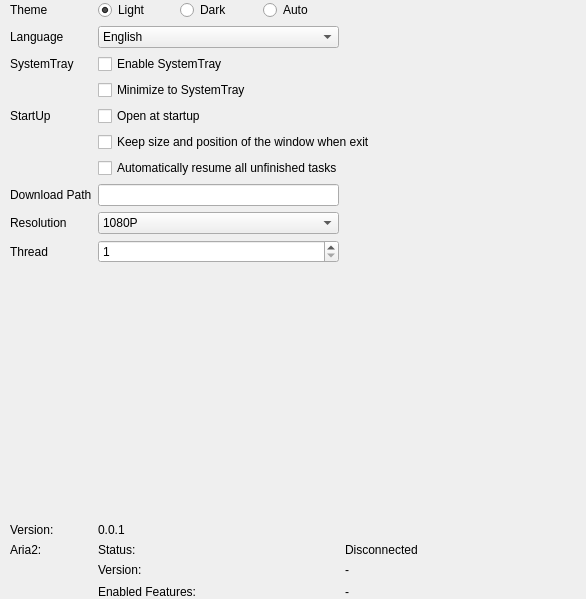
<?xml version="1.0" encoding="UTF-8"?>
<ui version="4.0">
 <class>DefaultSetting</class>
 <widget class="QWidget" name="DefaultSetting">
  <property name="geometry">
   <rect>
    <x>0</x>
    <y>0</y>
    <width>586</width>
    <height>599</height>
   </rect>
  </property>
  <property name="sizePolicy">
   <sizepolicy hsizetype="Preferred" vsizetype="Preferred">
    <horstretch>0</horstretch>
    <verstretch>0</verstretch>
   </sizepolicy>
  </property>
  <layout class="QGridLayout" name="Layout">
   <property name="leftMargin">
    <number>10</number>
   </property>
   <property name="topMargin">
    <number>0</number>
   </property>
   <property name="rightMargin">
    <number>0</number>
   </property>
   <property name="bottomMargin">
    <number>0</number>
   </property>
   <item row="14" column="2">
    <widget class="QLabel" name="Aria2Features">
     <property name="sizePolicy">
      <sizepolicy hsizetype="Preferred" vsizetype="Preferred">
       <horstretch>0</horstretch>
       <verstretch>0</verstretch>
      </sizepolicy>
     </property>
     <property name="text">
      <string>-</string>
     </property>
     <property name="alignment">
      <set>Qt::AlignLeading|Qt::AlignLeft|Qt::AlignTop</set>
     </property>
     <property name="wordWrap">
      <bool>false</bool>
     </property>
    </widget>
   </item>
   <item row="2" column="1" colspan="2">
    <widget class="QCheckBox" name="checkBox">
     <property name="text">
      <string>Enable SystemTray</string>
     </property>
    </widget>
   </item>
   <item row="13" column="2">
    <widget class="QLabel" name="Aria2Version">
     <property name="sizePolicy">
      <sizepolicy hsizetype="Preferred" vsizetype="Minimum">
       <horstretch>0</horstretch>
       <verstretch>0</verstretch>
      </sizepolicy>
     </property>
     <property name="minimumSize">
      <size>
       <width>16</width>
       <height>16</height>
      </size>
     </property>
     <property name="text">
      <string>-</string>
     </property>
     <property name="alignment">
      <set>Qt::AlignLeading|Qt::AlignLeft|Qt::AlignTop</set>
     </property>
    </widget>
   </item>
   <item row="9" column="1">
    <widget class="QSpinBox" name="ThreadSpinBox">
     <property name="minimum">
      <number>1</number>
     </property>
     <property name="maximum">
      <number>32</number>
     </property>
     <property name="singleStep">
      <number>1</number>
     </property>
    </widget>
   </item>
   <item row="0" column="0">
    <widget class="QLabel" name="ThemeLabel">
     <property name="enabled">
      <bool>true</bool>
     </property>
     <property name="sizePolicy">
      <sizepolicy hsizetype="Preferred" vsizetype="Preferred">
       <horstretch>0</horstretch>
       <verstretch>0</verstretch>
      </sizepolicy>
     </property>
     <property name="baseSize">
      <size>
       <width>0</width>
       <height>20</height>
      </size>
     </property>
     <property name="text">
      <string>Theme</string>
     </property>
    </widget>
   </item>
   <item row="11" column="1">
    <widget class="QLabel" name="Version">
     <property name="text">
      <string>0.0.1</string>
     </property>
    </widget>
   </item>
   <item row="12" column="2">
    <widget class="QLabel" name="Aria2Status">
     <property name="text">
      <string>Disconnected</string>
     </property>
     <property name="alignment">
      <set>Qt::AlignLeading|Qt::AlignLeft|Qt::AlignTop</set>
     </property>
    </widget>
   </item>
   <item row="13" column="1">
    <widget class="QLabel" name="Aria2VersionLabel">
     <property name="sizePolicy">
      <sizepolicy hsizetype="Preferred" vsizetype="Minimum">
       <horstretch>0</horstretch>
       <verstretch>0</verstretch>
      </sizepolicy>
     </property>
     <property name="minimumSize">
      <size>
       <width>16</width>
       <height>16</height>
      </size>
     </property>
     <property name="text">
      <string>Version:</string>
     </property>
     <property name="alignment">
      <set>Qt::AlignLeading|Qt::AlignLeft|Qt::AlignTop</set>
     </property>
    </widget>
   </item>
   <item row="12" column="0">
    <widget class="QLabel" name="Aria2Label">
     <property name="text">
      <string>Aria2:</string>
     </property>
    </widget>
   </item>
   <item row="1" column="0">
    <widget class="QLabel" name="LanguageLabel">
     <property name="sizePolicy">
      <sizepolicy hsizetype="Preferred" vsizetype="Preferred">
       <horstretch>0</horstretch>
       <verstretch>0</verstretch>
      </sizepolicy>
     </property>
     <property name="text">
      <string>Language</string>
     </property>
    </widget>
   </item>
   <item row="6" column="1" colspan="2">
    <widget class="QCheckBox" name="checkBox_5">
     <property name="text">
      <string>Automatically resume all unfinished tasks</string>
     </property>
    </widget>
   </item>
   <item row="5" column="1" colspan="2">
    <widget class="QCheckBox" name="checkBox_4">
     <property name="text">
      <string>Keep size and position of the window when exit</string>
     </property>
    </widget>
   </item>
   <item row="0" column="1">
    <layout class="QHBoxLayout" name="horizontalLayout">
     <item>
      <widget class="QRadioButton" name="LightThemeButton">
       <property name="text">
        <string>Light</string>
       </property>
       <property name="checked">
        <bool>true</bool>
       </property>
      </widget>
     </item>
     <item>
      <widget class="QRadioButton" name="DarkThemeButton">
       <property name="text">
        <string>Dark</string>
       </property>
      </widget>
     </item>
     <item>
      <widget class="QRadioButton" name="AutoThemeButton">
       <property name="text">
        <string>Auto</string>
       </property>
      </widget>
     </item>
    </layout>
   </item>
   <item row="9" column="0">
    <widget class="QLabel" name="ThreadLabel">
     <property name="sizePolicy">
      <sizepolicy hsizetype="Preferred" vsizetype="Preferred">
       <horstretch>0</horstretch>
       <verstretch>0</verstretch>
      </sizepolicy>
     </property>
     <property name="baseSize">
      <size>
       <width>0</width>
       <height>20</height>
      </size>
     </property>
     <property name="text">
      <string>Thread</string>
     </property>
    </widget>
   </item>
   <item row="7" column="0">
    <widget class="QLabel" name="DownloadPathLabel">
     <property name="sizePolicy">
      <sizepolicy hsizetype="Preferred" vsizetype="Preferred">
       <horstretch>0</horstretch>
       <verstretch>0</verstretch>
      </sizepolicy>
     </property>
     <property name="baseSize">
      <size>
       <width>0</width>
       <height>20</height>
      </size>
     </property>
     <property name="text">
      <string>Download Path</string>
     </property>
    </widget>
   </item>
   <item row="8" column="1">
    <widget class="QComboBox" name="ResolutionComboBox">
     <item>
      <property name="text">
       <string>1080P</string>
      </property>
     </item>
     <item>
      <property name="text">
       <string>720P</string>
      </property>
     </item>
    </widget>
   </item>
   <item row="2" column="0">
    <widget class="QLabel" name="SystemTrayLabel">
     <property name="sizePolicy">
      <sizepolicy hsizetype="Preferred" vsizetype="Preferred">
       <horstretch>0</horstretch>
       <verstretch>0</verstretch>
      </sizepolicy>
     </property>
     <property name="text">
      <string>SystemTray</string>
     </property>
    </widget>
   </item>
   <item row="0" column="2">
    <spacer name="horizontalSpacer">
     <property name="orientation">
      <enum>Qt::Horizontal</enum>
     </property>
     <property name="sizeHint" stdset="0">
      <size>
       <width>40</width>
       <height>20</height>
      </size>
     </property>
    </spacer>
   </item>
   <item row="11" column="0">
    <widget class="QLabel" name="VersionLabel">
     <property name="text">
      <string>Version:</string>
     </property>
    </widget>
   </item>
   <item row="8" column="0">
    <widget class="QLabel" name="ResolutionLabel">
     <property name="sizePolicy">
      <sizepolicy hsizetype="Preferred" vsizetype="Preferred">
       <horstretch>0</horstretch>
       <verstretch>0</verstretch>
      </sizepolicy>
     </property>
     <property name="baseSize">
      <size>
       <width>0</width>
       <height>20</height>
      </size>
     </property>
     <property name="text">
      <string>Resolution</string>
     </property>
    </widget>
   </item>
   <item row="4" column="1" colspan="2">
    <widget class="QCheckBox" name="checkBox_3">
     <property name="text">
      <string>Open at startup</string>
     </property>
    </widget>
   </item>
   <item row="3" column="1" colspan="2">
    <widget class="QCheckBox" name="checkBox_2">
     <property name="text">
      <string>Minimize to SystemTray</string>
     </property>
    </widget>
   </item>
   <item row="12" column="1">
    <widget class="QLabel" name="StatusLabel">
     <property name="text">
      <string>Status:</string>
     </property>
    </widget>
   </item>
   <item row="1" column="1">
    <widget class="QComboBox" name="LangugeComboBox">
     <item>
      <property name="text">
       <string>English</string>
      </property>
     </item>
     <item>
      <property name="text">
       <string>中文</string>
      </property>
     </item>
    </widget>
   </item>
   <item row="14" column="1">
    <widget class="QLabel" name="Aria2FeaturesLabel">
     <property name="text">
      <string>Enabled Features:</string>
     </property>
     <property name="alignment">
      <set>Qt::AlignLeading|Qt::AlignLeft|Qt::AlignTop</set>
     </property>
    </widget>
   </item>
   <item row="4" column="0">
    <widget class="QLabel" name="StartUpLabel">
     <property name="sizePolicy">
      <sizepolicy hsizetype="Preferred" vsizetype="Preferred">
       <horstretch>0</horstretch>
       <verstretch>0</verstretch>
      </sizepolicy>
     </property>
     <property name="text">
      <string>StartUp</string>
     </property>
    </widget>
   </item>
   <item row="10" column="0">
    <spacer name="verticalSpacer">
     <property name="orientation">
      <enum>Qt::Vertical</enum>
     </property>
     <property name="sizeHint" stdset="0">
      <size>
       <width>20</width>
       <height>40</height>
      </size>
     </property>
    </spacer>
   </item>
   <item row="7" column="1">
    <widget class="::FileSelector" name="FolderSelector"/>
   </item>
  </layout>
 </widget>
 <customwidgets>
  <customwidget>
   <class>::FileSelector</class>
   <extends>QLineEdit</extends>
   <header>SUI/FileSelector.h</header>
  </customwidget>
 </customwidgets>
 <resources/>
 <connections/>
</ui>
